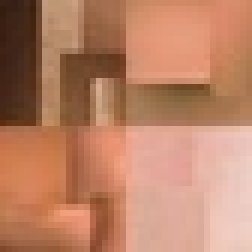
%> input picture IIP/matlab/coursework_probability_based/test/test3.jpg, 42 x 42 px, shrunk from 200 x 200 before the run (shown 6 times larger)
$ octave --eval "result = process_test_hsv;"   (GNU Octave 9; MATLAB toolbox functions it lacks are replaced by stand-ins)
%> lines starting %> are read from the running program, lines starting %| are printed output that depends on the picture
### IIP/matlab/coursework_probability_based/histHue.m
function y=histHue(img)
    hue = img(:,:,1) * 360;
    sat = img(:,:,2) * 100;
    bins = 25;

    hist = zeros(bins+1, bins+1);

    for i=1:size(img,1)
        for j=1:size(img,2)
            hueBin = 1 + round(hue(i,j)*bins/360);
            satBin = 1 + round(sat(i,j)*bins/100);

            hist(hueBin,satBin) = hist(hueBin,satBin) + 1;
        end
    end

    y = hist;

end

### IIP/matlab/coursework_probability_based/process_test_hsv.m
function y=process_test_hsv()
    %open training image
    image = imread('test/test3.jpg');
%> image is the input picture: size 42x42x3 uint8; mean R, G, B 186.9, 130, 102

    %convert to hsv
    hsv = rgb2hsv(image);
%> hsv: size 42x42x3 double; mean H, S, V 0.0545, 0.478, 0.733

    %calculate its histogram
    hist = histHue(hsv);
%> in histHue, `hue = img(:,:,1) * 360;`:
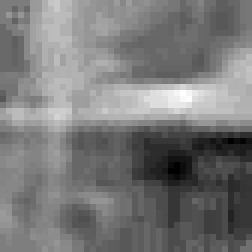
%> hue: size 42x42 double (shown 6 times larger); min 7.06, max 33.53, mean 19.6; drawn with min black and max white
%> in histHue, `sat = img(:,:,2) * 100;`:
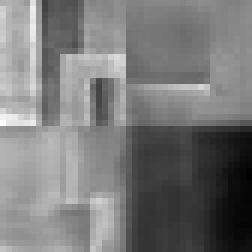
%> sat: size 42x42 double (shown 6 times larger); min 16.03, max 82.8, mean 47.8; drawn with min black and max white
    %hue = uint8(round(256*hsv(:,:,1)));
    %hist = imhist(hue, 256);

    %calculate the no. of pixels
    pixSum = size(image,1) * size(image,2);
%> pixSum = 1764
    %normalise histogram (probability)
    y = hist/pixSum;
    %y = hist / max(hist(:));

end

$ run again, with IIP/matlab/coursework_probability_based/test/face1.jpg copied over IIP/matlab/coursework_probability_based/test/test3.jpg
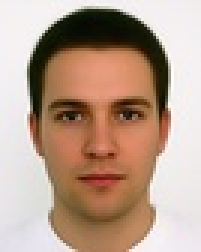
%> input picture IIP/matlab/coursework_probability_based/test/face1.jpg, 67 x 84 px, shrunk from 320 x 400 before the run (shown 3 times larger)
%> in process_test_hsv, image is the input picture: size 84x67x3 uint8; mean R, G, B 184.3, 158, 140.9
%> hsv: size 84x67x3 double; mean H, S, V 0.266, 0.334, 0.725
%> in histHue, `sat = img(:,:,2) * 100;`:
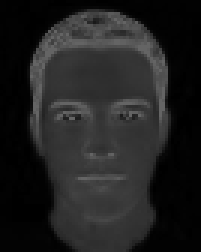
%> sat: size 84x67 double (shown 3 times larger); min 0, max 100, mean 33.4
%> in process_test_hsv, `hist = histHue(hsv);`:
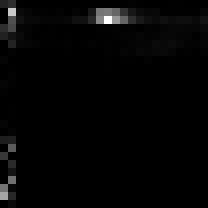
%> hist: size 26x26 double (shown 8 times larger); min 0, max 454, mean 8.3; drawn with min black and max white

$ run again, with IIP/matlab/coursework_probability_based/test/face2.jpg copied over IIP/matlab/coursework_probability_based/test/test3.jpg
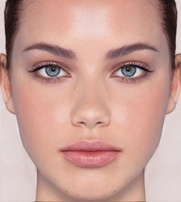
%> input picture IIP/matlab/coursework_probability_based/test/face2.jpg, 181 x 202 px, shrunk from 864 x 960 before the run
%> in process_test_hsv, image is the input picture: size 202x181x3 uint8; mean R, G, B 200, 158.6, 149.3
%> hsv: size 202x181x3 double; mean H, S, V 0.0948, 0.263, 0.785
%> in histHue, `sat = img(:,:,2) * 100;`:
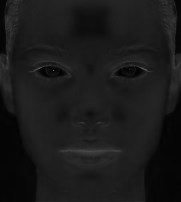
%> sat: size 202x181 double; min 0, max 100, mean 26.3
%> in process_test_hsv, `hist = histHue(hsv);`:
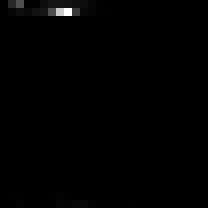
%> hist: size 26x26 double (shown 8 times larger); min 0, max 9345, mean 54.1; drawn with min black and max white
